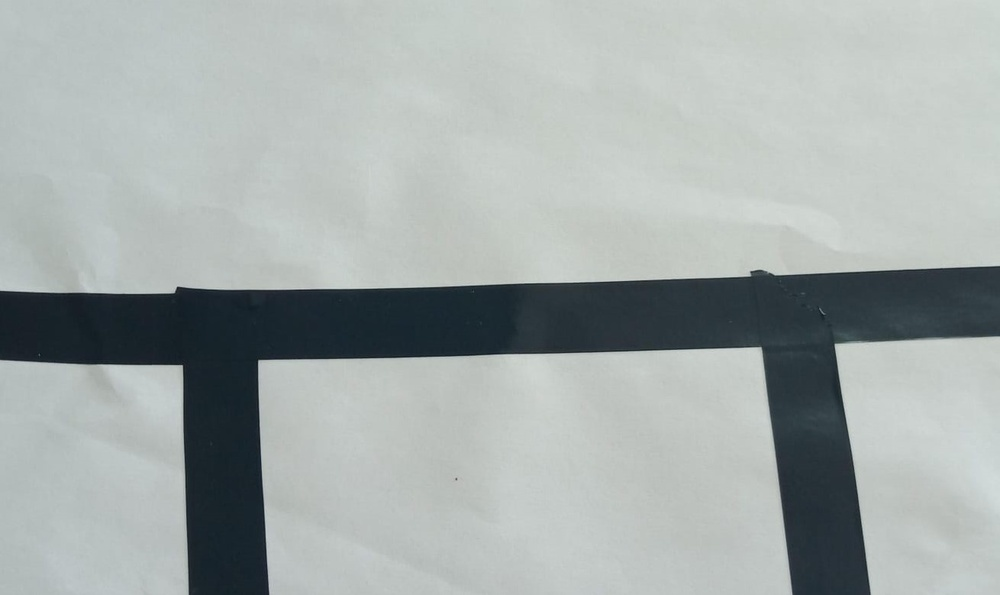
#> input picture duzasagiikiyol.jpeg, 1000 x 595 px, shrunk from 1310 x 779 before the run
$ python main.py
#> lines starting #> are read from the running program, lines starting #| are printed output that depends on the picture; after the words box and inside, x2 and y2 are one past the last pixel; in counts of white or black regions, pixels touching at a corner belong together
import cv2
import numpy as np

def label_segments_by_distance(image, contours, segment_length=100):
    segment_id = 1
    segment_positions = []

    for contour in contours:
        epsilon = 0.005 * cv2.arcLength(contour, True)
        approx = cv2.approxPolyDP(contour, epsilon, True)

        total_distance = 0
        for i in range(1, len(approx)):
            p1 = approx[i - 1][0]
            p2 = approx[i][0]

            distance = np.linalg.norm(p1 - p2)
            total_distance += distance

            if total_distance >= segment_length:
                mid_point = (int((p1[0] + p2[0]) / 2), int((p1[1] + p2[1]) / 2))
                segment_positions.append((mid_point, segment_id))
                segment_id += 1
                total_distance = 0

                # Draw the segment
                cv2.line(image, tuple(p1), tuple(p2), (0, 255, 0), 2)

    for pos, segment_id in segment_positions:
        cv2.putText(image, f'Segment {segment_id}', pos, cv2.FONT_HERSHEY_SIMPLEX, 0.5, (255, 0, 0), 2)

# Load the image
image_path = 'duzasagiikiyol.jpeg'
image = cv2.imread(image_path, cv2.IMREAD_COLOR)
#> image is the input picture: shape (595, 1000, 3); mean B, G, R 170, 171.3, 163.9

# Convert to grayscale
gray = cv2.cvtColor(image, cv2.COLOR_BGR2GRAY)

# Apply Gaussian blur
blurred = cv2.GaussianBlur(gray, (5, 5), 0)

# Perform edge detection
edges = cv2.Canny(blurred, 50, 150)
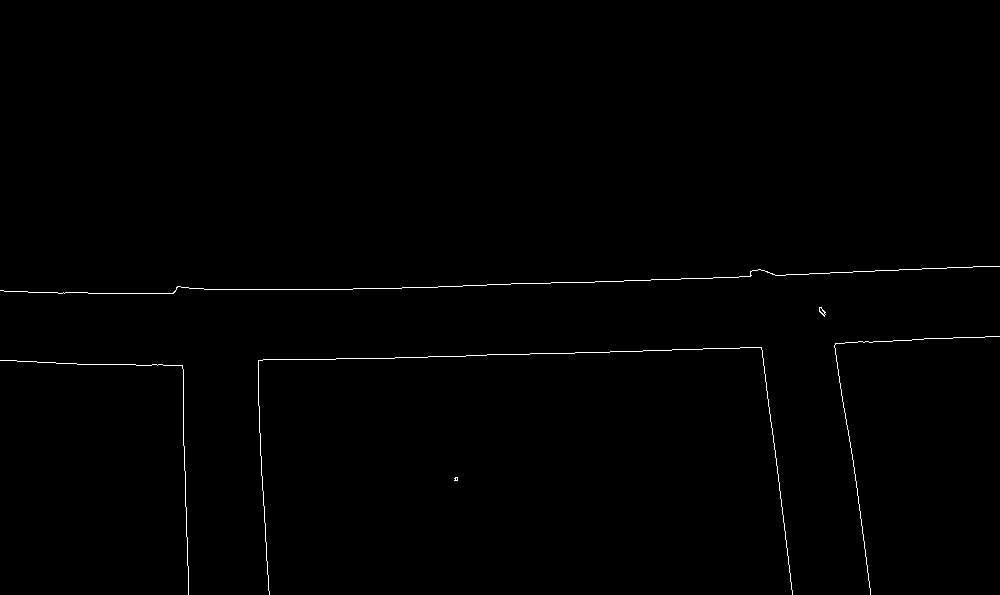
#> edges: shape (595, 1000); 0.48% white in thin lines or dots, all inside (x1, y1, x2, y2) = (0, 266, 1000, 595)

# Find contours
contours, _ = cv2.findContours(edges, cv2.RETR_TREE, cv2.CHAIN_APPROX_SIMPLE)
#> contours = 9 contours, 8 with area under 20; largest, box (x1, y1, x2, y2) and area: (819, 307, 826, 317) 27

# Label segments based on distance
label_segments_by_distance(image, contours, segment_length=150)
#> the loop in label_segments_by_distance, `for contour in contours:` made 9 passes
#> epsilon on passes 1, 2, 4, 6, 8: 0.0612, 0.0383, 10.06, 0.125, 0.0907
#> (epsilon, approx) on passes 3, 5, 7, 9: (4.17, [[0, 360], [182, 366], [188, 594], [182, 365]]), (4.35, [[999, 336], [835, 343], [870, 594], [834, 345]]), (0.0283, [[823, 314], [824, 313], [825, 314], [824, 315]]), (10.24, [[999, 266], [0, 290]])
#> after the loop in label_segments_by_distance, `for contour in contours:`:
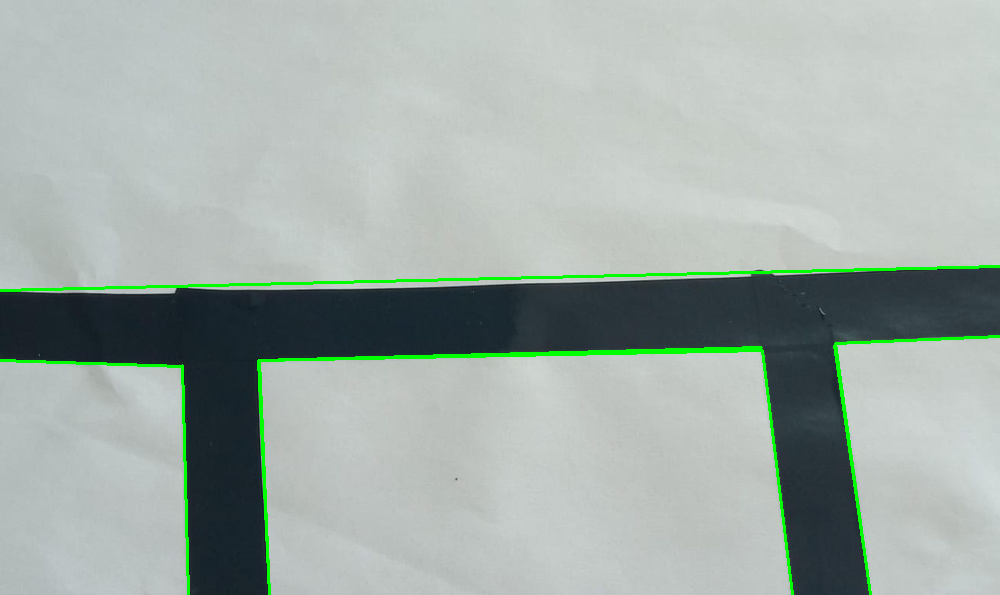
#> image: shape (595, 1000, 3); 1.59% of pixels changed, all inside (x1, y1, x2, y2) = (0, 265, 1000, 595)
#> after the loop in label_segments_by_distance, `for contour in contours:`: mid_point = (499, 278); segment_id = 13; segment_positions = [((91, 363), 1), ((185, 480), 2), ((185, 479), 3), ((509, 353), 4), ((263, 477), 5), ((264, 477), 6), ((510, 355), 7), ((777, 472), 8), ((917, 339), 9), ((852, 468), 10), ((852, 469), 11), ((499, 278), 12)]
#> the loop in label_segments_by_distance, `for pos, segment_id in segment_positions:` made 12 passes
#> after the loop in label_segments_by_distance, `for pos, segment_id in segment_positions:`:
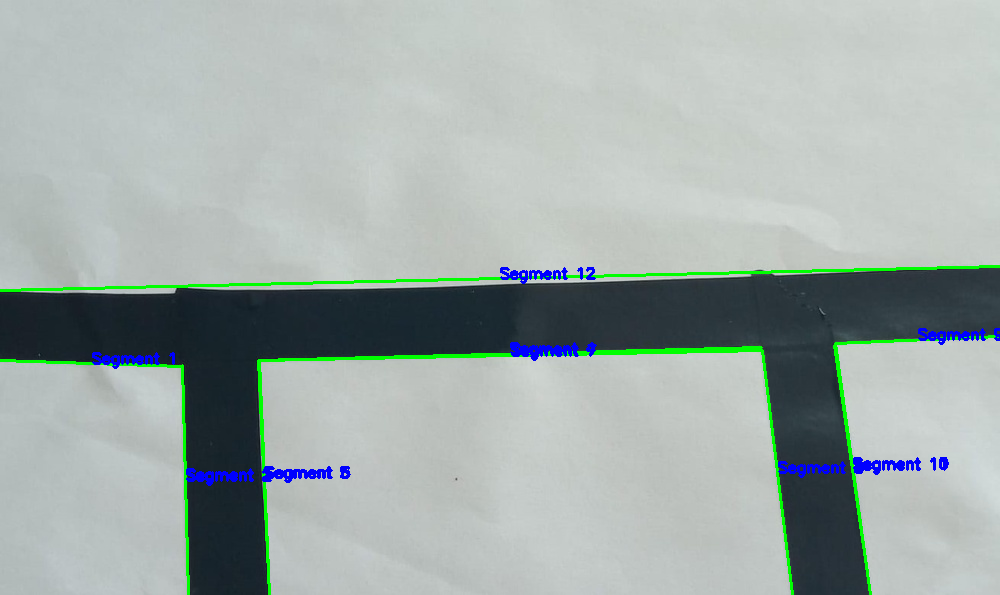
#> image: shape (595, 1000, 3); 0.88% of pixels changed, all inside (x1, y1, x2, y2) = (92, 267, 1000, 486)

# Show the result
cv2.imshow('Detected Segments', image)
cv2.waitKey(0)
cv2.destroyAllWindows()

$ run again, with duzsagikiyol.jpeg copied over duzasagiikiyol.jpeg
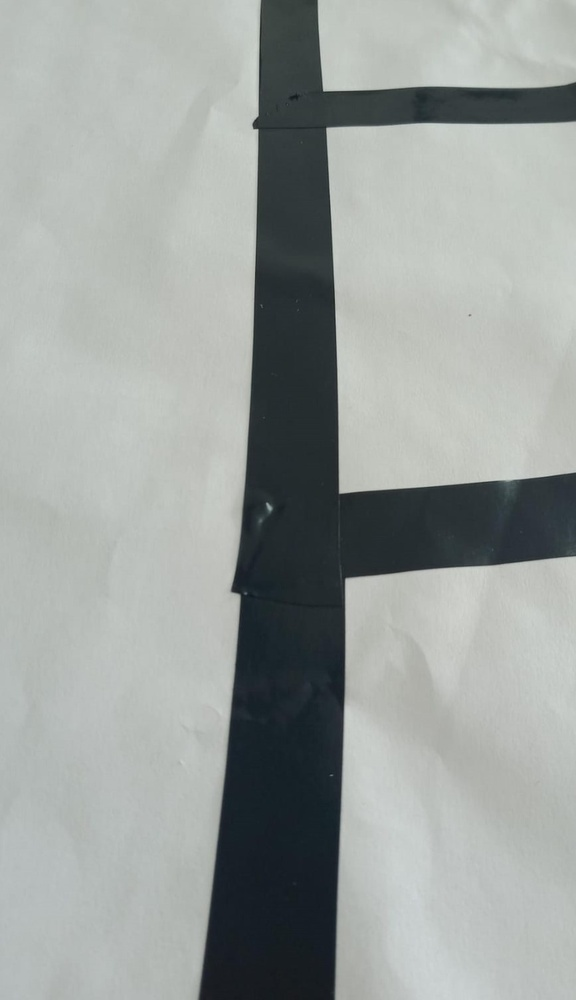
#> input picture duzsagikiyol.jpeg, 576 x 1000 px, shrunk from 867 x 1505 before the run
#> image is the input picture: shape (1000, 576, 3); mean B, G, R 157.9, 160.5, 155.3
#> `edges = cv2.Canny(blurred, 50, 150)`:
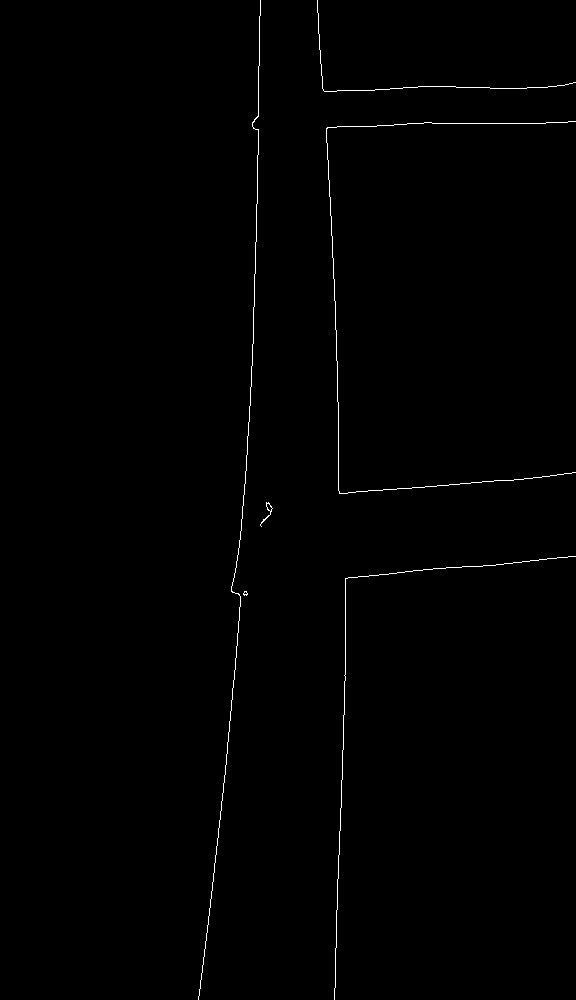
#> edges: shape (1000, 576); 0.51% white in thin lines or dots, all inside (x1, y1, x2, y2) = (198, 0, 576, 1000)
#> contours = 8 contours, 6 with area under 20; largest, box (x1, y1, x2, y2) and area: (260, 502, 273, 527) 40, (266, 503, 273, 512) 26
#> the loop in label_segments_by_distance, `for contour in contours:` made 8 passes
#> epsilon on passes 1, 2, 4, 5, 6, 7: 0.0724, 0.0524, 0.329, 0.108, 8.67, 3.5
#> after the loop in label_segments_by_distance, `for contour in contours:`: mid_point = (219, 802); segment_id = 15; segment_positions = [((460, 567), 1), ((339, 788), 2), ((339, 789), 3), ((450, 124), 4), ((332, 310), 5), ((457, 482), 6), ((457, 482), 7), ((332, 310), 8), ((371, 88), 9), ((550, 85), 10), ((472, 87), 11), ((250, 303), 12), ((219, 802), 13), ((219, 802), 14)]
#> the loop in label_segments_by_distance, `for pos, segment_id in segment_positions:` made 14 passes
#> after the loop in label_segments_by_distance, `for pos, segment_id in segment_positions:`:
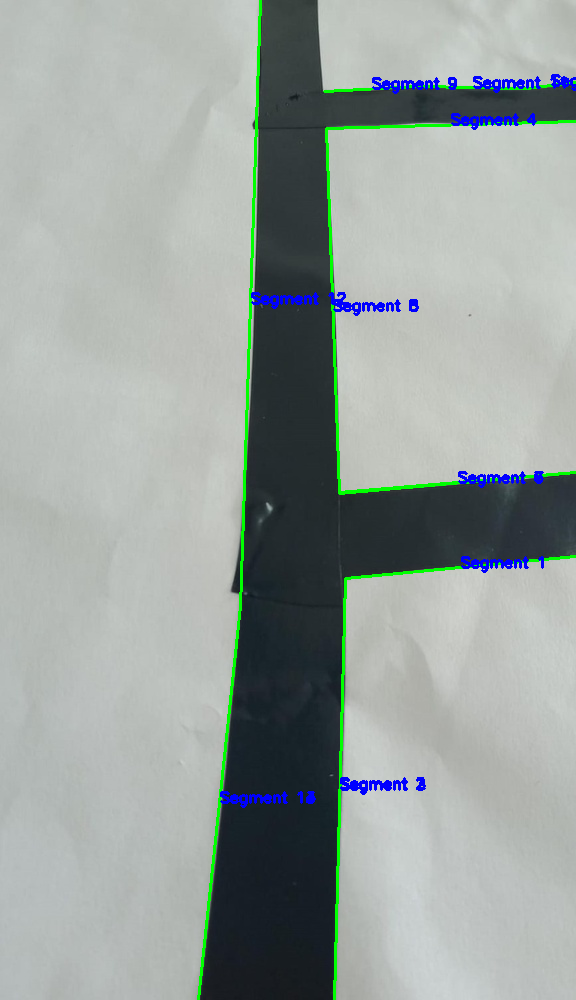
#> image: shape (1000, 576, 3); mean B, G, R 157.4, 160.8, 152.4

$ run again, with koseli.jpeg copied over duzasagiikiyol.jpeg
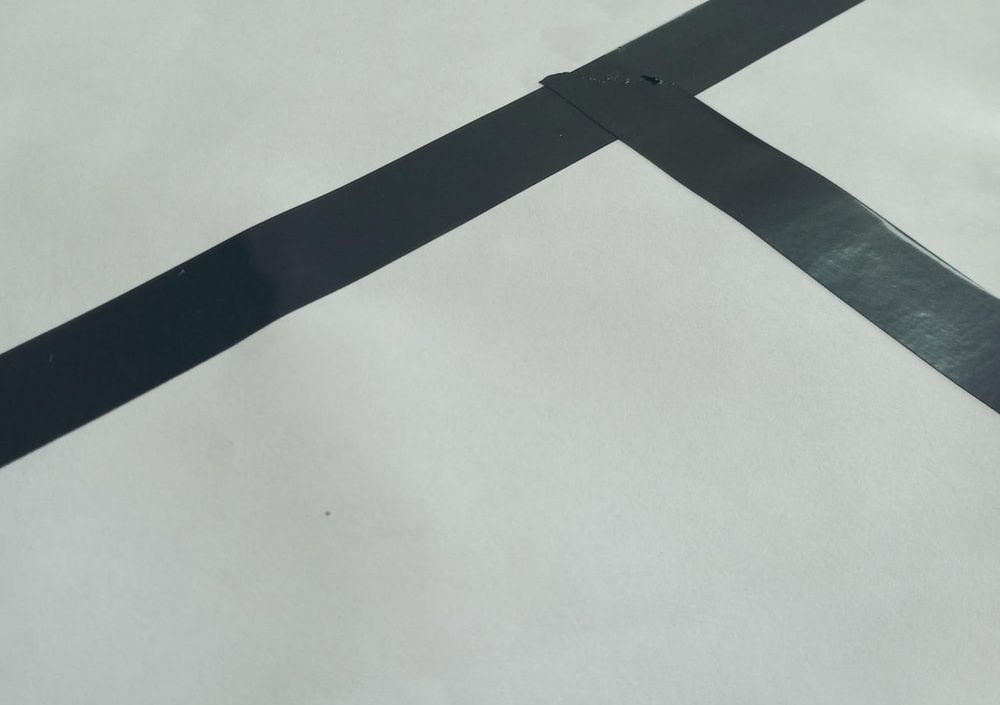
#> input picture koseli.jpeg, 1000 x 705 px, shrunk from 1483 x 1045 before the run
#> image is the input picture: shape (705, 1000, 3); mean B, G, R 170.1, 173.3, 166.7
#> `edges = cv2.Canny(blurred, 50, 150)`:
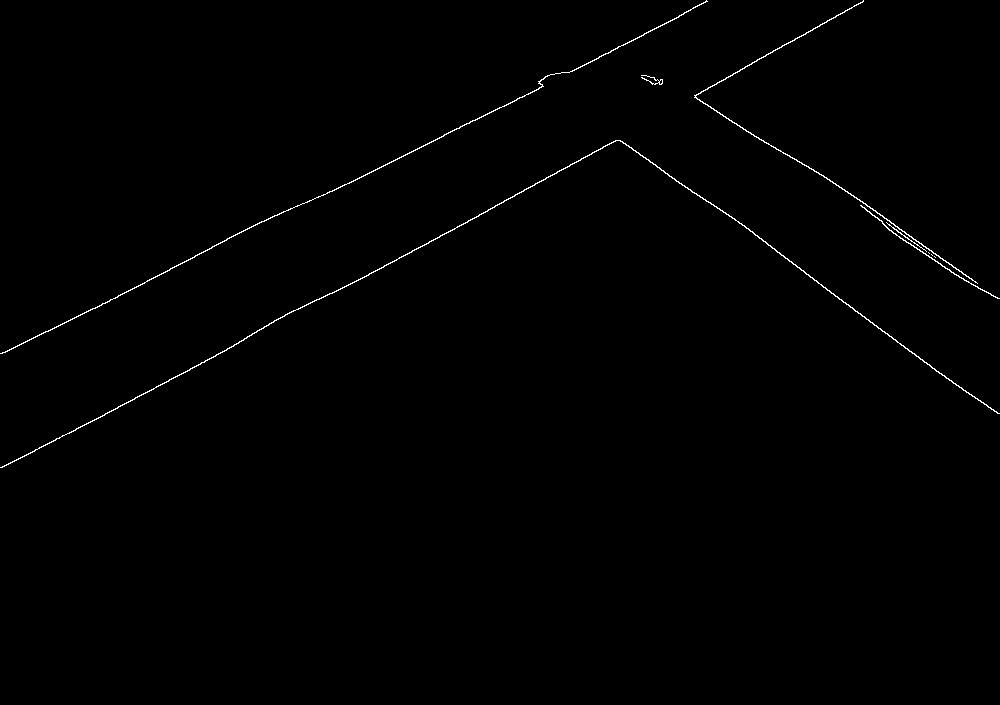
#> edges: shape (705, 1000); 0.53% white in thin lines or dots, all inside (x1, y1, x2, y2) = (0, 0, 1000, 468)
#> contours = 10 contours, 5 with area under 20; largest, box (x1, y1, x2, y2) and area: (0, 140, 1000, 468) 589, (0, 0, 708, 354) 330, (694, 0, 978, 284) 278, (860, 205, 1000, 299) 90, (641, 75, 663, 85) 23
#> the loop in label_segments_by_distance, `for contour in contours:` made 10 passes
#> (epsilon, approx) on passes 1, 2, 3, 6, 9, 10: (0.0141, [[934, 256], [935, 257]]), (0.0141, [[931, 254], [932, 255]]), (0.0141, [[928, 252], [929, 253]]), (12.48, [[999, 413], [615, 140], [0, 467], [616, 140]]), (5.7, [[694, 95], [977, 283], [695, 96], [863, 0]]), (8.63, [[707, 1], [0, 353]])
#> after the loop in label_segments_by_distance, `for contour in contours:`: mid_point = (353, 177); segment_id = 9; segment_positions = [((976, 286), 1), ((807, 276), 2), ((307, 303), 3), ((308, 303), 4), ((835, 189), 5), ((836, 189), 6), ((779, 48), 7), ((353, 177), 8)]
#> the loop in label_segments_by_distance, `for pos, segment_id in segment_positions:` made 8 passes
#> after the loop in label_segments_by_distance, `for pos, segment_id in segment_positions:`:
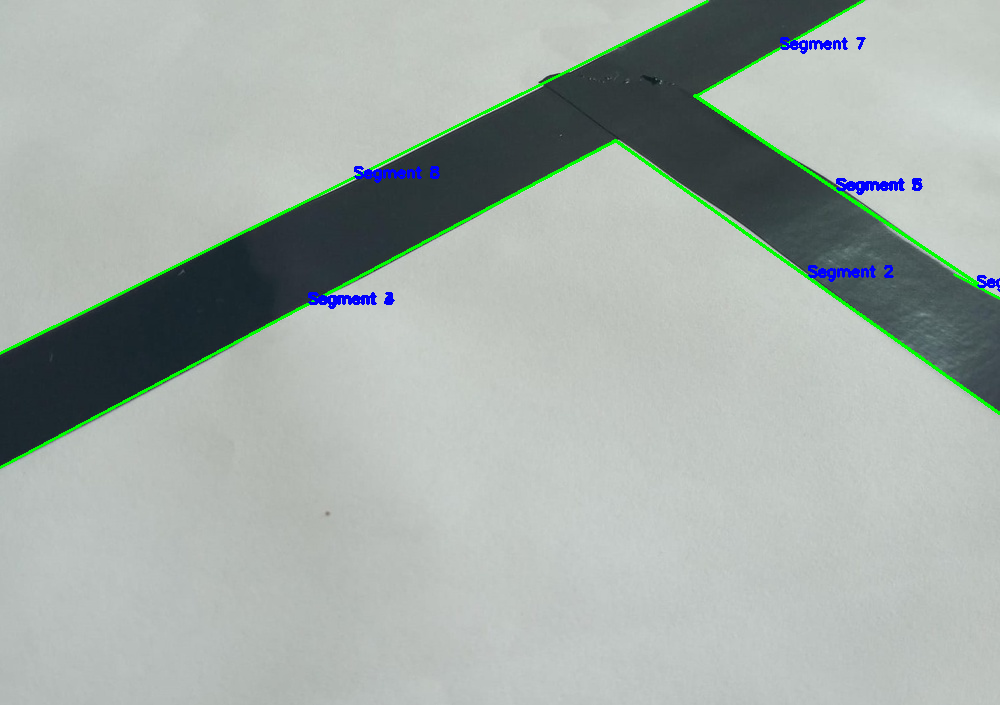
#> image: shape (705, 1000, 3); mean B, G, R 169.3, 173.9, 164.7
